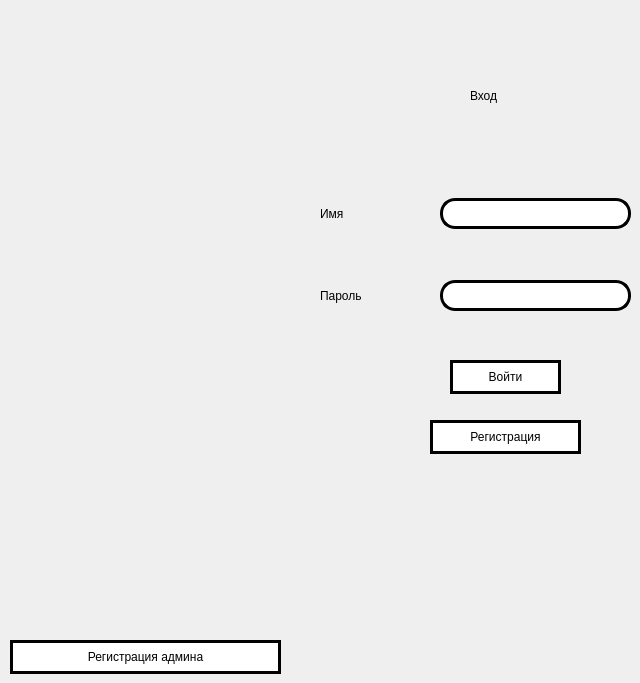
    <widget class="QWidget" name="page">
     <widget class="QLabel" name="label">
      <property name="geometry">
       <rect>
        <x>470</x>
        <y>60</y>
        <width>161</width>
        <height>71</height>
       </rect>
      </property>
      <property name="styleSheet">
       <string notr="true">background-color: none;

font:22pt &quot;Simple Bold Jut Out&quot;;</string>
      </property>
      <property name="text">
       <string>Вход</string>
      </property>
     </widget>
     <widget class="QLineEdit" name="lineEdit_name_onEntrance">
      <property name="geometry">
       <rect>
        <x>440</x>
        <y>198</y>
        <width>191</width>
        <height>31</height>
       </rect>
      </property>
      <property name="styleSheet">
       <string notr="true">QLineEdit
{
	border: 3px solid rgb(0, 0, 0);
	border-radius: 15px;
	font: 600 10pt &quot;Segoe UI Semibold&quot;;
	background-color:none;
}</string>
      </property>
     </widget>
     <widget class="QLineEdit" name="lineEdit_password_onEntrance">
      <property name="geometry">
       <rect>
        <x>440</x>
        <y>280</y>
        <width>191</width>
        <height>31</height>
       </rect>
      </property>
      <property name="styleSheet">
       <string notr="true">QLineEdit
{
	border: 3px solid rgb(0, 0, 0);
	border-radius: 15px;
	font: 600 10pt &quot;Segoe UI Semibold&quot;;
	background-color:none;
}</string>
      </property>
     </widget>
     <widget class="QLabel" name="label_2">
      <property name="geometry">
       <rect>
        <x>320</x>
        <y>193</y>
        <width>91</width>
        <height>41</height>
       </rect>
      </property>
      <property name="styleSheet">
       <string notr="true">background-color: none;

font: 16pt &quot;Simple Bold Jut Out&quot;;</string>
      </property>
      <property name="text">
       <string>Имя</string>
      </property>
     </widget>
     <widget class="QLabel" name="label_3">
      <property name="geometry">
       <rect>
        <x>320</x>
        <y>275</y>
        <width>111</width>
        <height>41</height>
       </rect>
      </property>
      <property name="styleSheet">
       <string notr="true">background-color: none;

font: 16pt &quot;Simple Bold Jut Out&quot;;</string>
      </property>
      <property name="text">
       <string>Пароль</string>
      </property>
     </widget>
     <widget class="QPushButton" name="pushButton_Entrance_onEntrance">
      <property name="geometry">
       <rect>
        <x>450</x>
        <y>360</y>
        <width>111</width>
        <height>34</height>
       </rect>
      </property>
      <property name="styleSheet">
       <string notr="true">QPushButton{

	border:3px solid black;
	background-color: white;
}

QPushButton:hover
{
	background-color: rgb(222, 222, 222)
}

QPushButton:pressed
{
	background-color:rgb(151, 151, 151);
}</string>
      </property>
      <property name="text">
       <string>Войти</string>
      </property>
     </widget>
     <widget class="QPushButton" name="pushButton_registration_onEntrance">
      <property name="geometry">
       <rect>
        <x>430</x>
        <y>420</y>
        <width>151</width>
        <height>34</height>
       </rect>
      </property>
      <property name="styleSheet">
       <string notr="true">QPushButton{

	border:3px solid black;
	background-color: white;
}

QPushButton:hover
{
	background-color: rgb(222, 222, 222)
}

QPushButton:pressed
{
	background-color:rgb(151, 151, 151);
}</string>
      </property>
      <property name="text">
       <string>Регистрация</string>
      </property>
     </widget>
     <widget class="QPushButton" name="pushButton_adminRegistration_onEntrance">
      <property name="geometry">
       <rect>
        <x>10</x>
        <y>640</y>
        <width>271</width>
        <height>34</height>
       </rect>
      </property>
      <property name="styleSheet">
       <string notr="true">QPushButton{

	border:3px solid black;
	background-color: white;
}

QPushButton:hover
{
	background-color: rgb(222, 222, 222)
}

QPushButton:pressed
{
	background-color:rgb(151, 151, 151);
}</string>
      </property>
      <property name="text">
       <string>Регистрация админа</string>
      </property>
     </widget>
    </widget>
